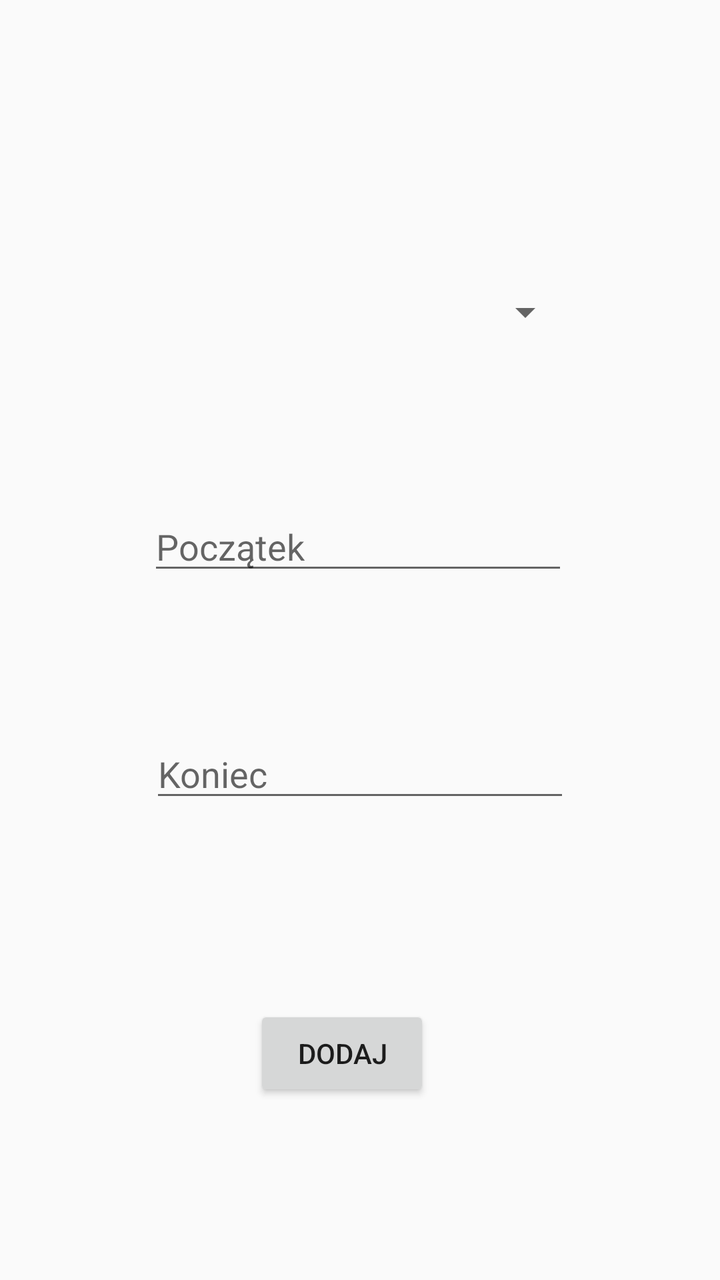
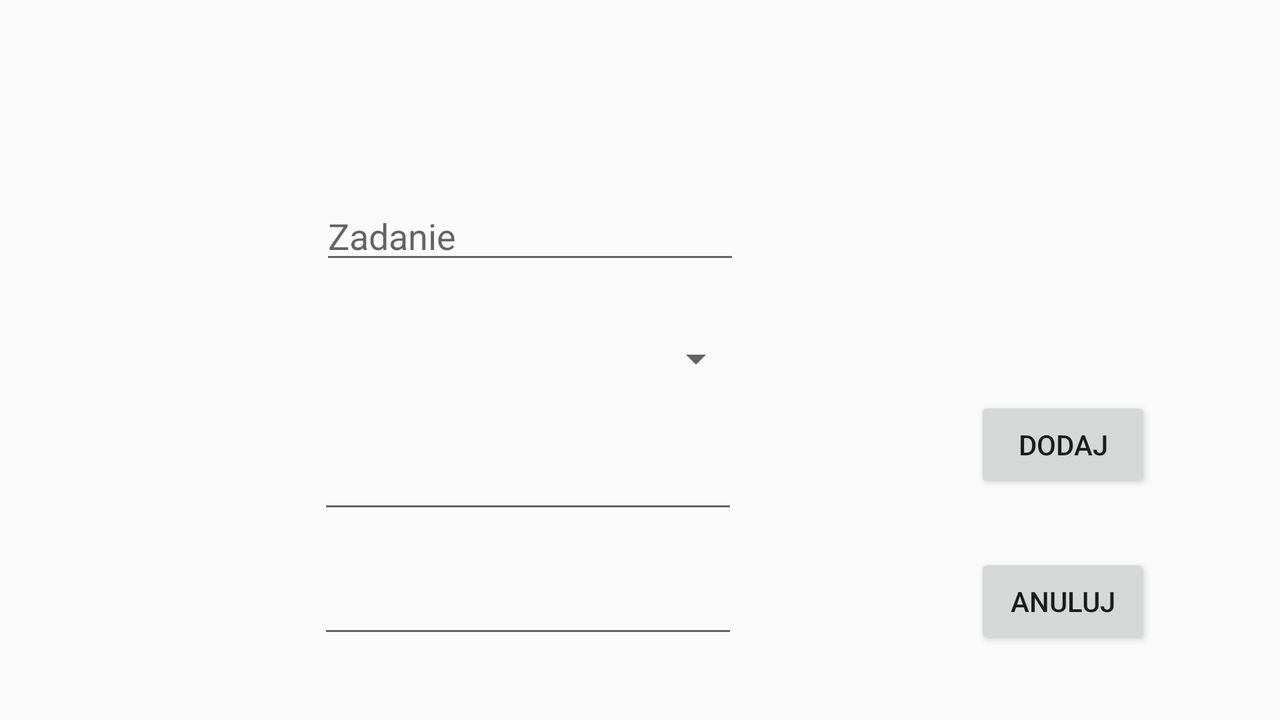

Compare how this app lays out the same screen by default and in its alternative resource folder. The renders come first, then the two layout files and the values they reference.
<!-- AndroidManifest.xml: application theme AppTheme -->
<!-- res/layout/fragment_form.xml -->
<?xml version="1.0" encoding="utf-8"?>
<FrameLayout xmlns:android="http://schemas.android.com/apk/res/android"
    xmlns:app="http://schemas.android.com/apk/res-auto"
    xmlns:tools="http://schemas.android.com/tools"
    android:layout_width="match_parent"
    android:layout_height="match_parent"
    tools:context=".Form">


    <androidx.constraintlayout.widget.ConstraintLayout
        android:layout_width="match_parent"
        android:layout_height="match_parent">

        <Spinner
            android:id="@+id/spinner2"
            android:layout_width="214dp"
            android:layout_height="32dp"
            app:layout_constraintBottom_toBottomOf="parent"
            app:layout_constraintEnd_toEndOf="parent"
            app:layout_constraintHorizontal_bias="0.497"
            app:layout_constraintStart_toStartOf="parent"
            app:layout_constraintTop_toTopOf="parent"
            app:layout_constraintVertical_bias="0.23" />

        <EditText
            android:id="@+id/editText3"
            android:layout_width="wrap_content"
            android:layout_height="wrap_content"
            android:ems="10"
            android:inputType="time"
            android:hint="Początek"
            app:layout_constraintBottom_toBottomOf="parent"
            app:layout_constraintEnd_toEndOf="parent"
            app:layout_constraintHorizontal_bias="0.494"
            app:layout_constraintStart_toStartOf="parent"
            app:layout_constraintTop_toTopOf="parent"
            app:layout_constraintVertical_bias="0.419" />

        <EditText
            android:id="@+id/editText5"
            android:layout_width="wrap_content"
            android:layout_height="wrap_content"
            android:ems="10"
            android:inputType="date"
            android:hint="Koniec"
            app:layout_constraintBottom_toBottomOf="parent"
            app:layout_constraintEnd_toEndOf="parent"
            app:layout_constraintStart_toStartOf="parent"
            app:layout_constraintTop_toTopOf="parent"
            app:layout_constraintVertical_bias="0.609" />

        <Button
            android:id="@+id/button2"
            android:layout_width="wrap_content"
            android:layout_height="wrap_content"
            android:text="Dodaj"
            app:layout_constraintBottom_toBottomOf="parent"
            app:layout_constraintEnd_toEndOf="parent"
            app:layout_constraintHorizontal_bias="0.467"
            app:layout_constraintStart_toStartOf="parent"
            app:layout_constraintTop_toTopOf="parent"
            app:layout_constraintVertical_bias="0.849" />




    </androidx.constraintlayout.widget.ConstraintLayout>

</FrameLayout>
<!-- resources referenced by this layout -->
<resources>
  <style name="AppTheme" parent="Theme.AppCompat.Light.DarkActionBar">
          
          <item name="colorPrimary">@color/colorPrimary</item>
          <item name="colorPrimaryDark">@color/colorPrimaryDark</item>
          <item name="colorAccent">@color/colorAccent</item>
      </style>
</resources>
<!-- res/layout-land/fragment_form.xml (the author's variant of the layout above) -->
<!-- drawn on the phone turned sideways -->
<?xml version="1.0" encoding="utf-8"?>
<FrameLayout xmlns:android="http://schemas.android.com/apk/res/android"
    xmlns:app="http://schemas.android.com/apk/res-auto"
    xmlns:tools="http://schemas.android.com/tools"
    android:layout_width="match_parent"
    android:layout_height="match_parent"
    tools:context=".Form">


    <androidx.constraintlayout.widget.ConstraintLayout
        android:layout_width="match_parent"
        android:layout_height="match_parent">

        

        <EditText
            android:id="@+id/editText2"
            android:layout_width="wrap_content"
            android:layout_height="wrap_content"
            android:ems="10"
            android:hint="@string/zadanie"
            android:inputType="textPersonName"
            app:layout_constraintBottom_toBottomOf="parent"
            app:layout_constraintEnd_toEndOf="parent"
            app:layout_constraintHorizontal_bias="0.372"
            app:layout_constraintStart_toStartOf="parent"
            app:layout_constraintTop_toTopOf="parent"
            app:layout_constraintVertical_bias="0.3" />

        <Spinner
            android:id="@+id/spinner2"
            android:layout_width="214dp"
            android:layout_height="32dp"
            app:layout_constraintBottom_toBottomOf="parent"
            app:layout_constraintEnd_toEndOf="parent"
            app:layout_constraintHorizontal_bias="0.371"
            app:layout_constraintStart_toStartOf="parent"
            app:layout_constraintTop_toTopOf="parent"
            app:layout_constraintVertical_bias="0.498" />

        <Button
            android:id="@+id/button2"
            android:layout_width="wrap_content"
            android:layout_height="wrap_content"
            android:text="@string/dodaj"
            app:layout_constraintBottom_toBottomOf="parent"
            app:layout_constraintEnd_toEndOf="parent"
            app:layout_constraintHorizontal_bias="0.883"
            app:layout_constraintStart_toStartOf="parent"
            app:layout_constraintTop_toTopOf="parent"
            app:layout_constraintVertical_bias="0.636" />

        <EditText
            android:id="@+id/editText3"
            android:layout_width="wrap_content"
            android:layout_height="wrap_content"
            android:ems="10"
            android:inputType="time"
            app:layout_constraintBottom_toBottomOf="parent"
            app:layout_constraintEnd_toEndOf="parent"
            app:layout_constraintHorizontal_bias="0.37"
            app:layout_constraintStart_toStartOf="parent"
            app:layout_constraintTop_toTopOf="parent"
            app:layout_constraintVertical_bias="0.691" />

        <EditText
            android:id="@+id/editText4"
            android:layout_width="wrap_content"
            android:layout_height="wrap_content"
            android:ems="10"
            android:inputType="time"
            app:layout_constraintBottom_toBottomOf="parent"
            app:layout_constraintEnd_toEndOf="parent"
            app:layout_constraintHorizontal_bias="0.37"
            app:layout_constraintStart_toStartOf="parent"
            app:layout_constraintTop_toTopOf="parent"
            app:layout_constraintVertical_bias="0.887" />

        <Button
            android:id="@+id/button"
            android:layout_width="wrap_content"
            android:layout_height="wrap_content"
            android:text="@string/anuluj"
            app:layout_constraintBottom_toBottomOf="parent"
            app:layout_constraintEnd_toEndOf="parent"
            app:layout_constraintHorizontal_bias="0.883"
            app:layout_constraintStart_toStartOf="parent"
            app:layout_constraintTop_toTopOf="parent"
            app:layout_constraintVertical_bias="0.887" />


    </androidx.constraintlayout.widget.ConstraintLayout>

</FrameLayout>
<!-- resources referenced by the variant -->
<!-- as the phone turned sideways resolves them -->
<resources>
  <string name="anuluj">Anuluj</string>
  <string name="dodaj">Dodaj</string>
  <string name="zadanie">Zadanie</string>
  <style name="AppTheme" parent="Theme.AppCompat.Light.DarkActionBar">
          
          <item name="colorPrimary">@color/colorPrimary</item>
          <item name="colorPrimaryDark">@color/colorPrimaryDark</item>
          <item name="colorAccent">@color/colorAccent</item>
      </style>
</resources>
